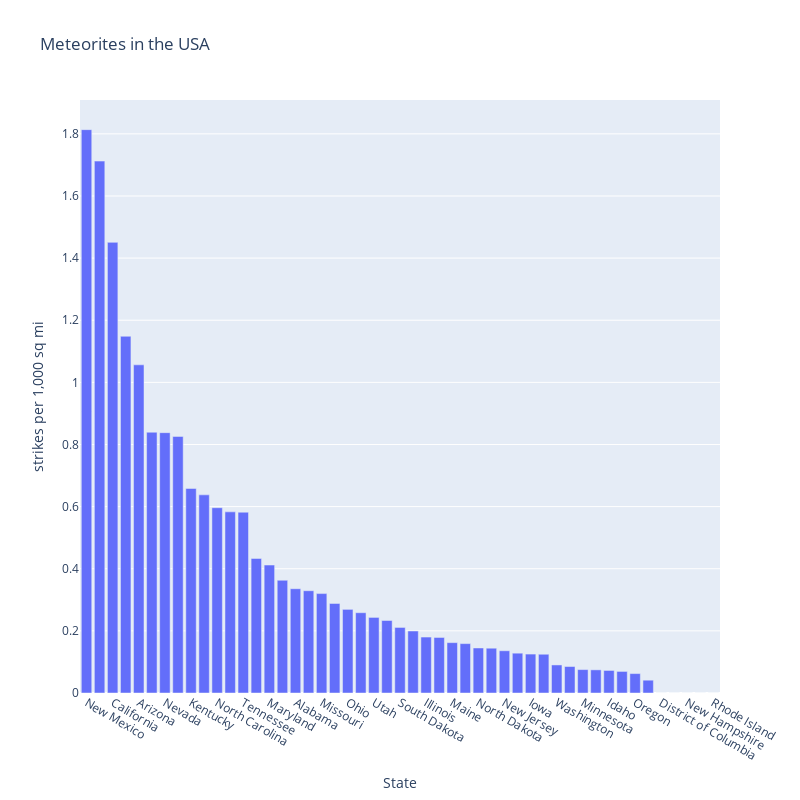

The notebook cell saved with this chart:
### Markdown cell above
### Step 9: State Conclusions
Now that your analysis is complete, you can state your conclusions, and throw in any interesting charts you can think of. 

Based on this analysis, New Mexico, Kansas, California, Texas, and Arizona, are the best states to look for meteorites. The commonality of finding meteorite strikes in arid regions is clear (even in California, most strikes are in the southern part of the state, if you inspect our map from before). This implies that finding an arid and empty part of one of these states will be your best bet to find meteorites.

I'll create a final plot using plotly to summarize the findings visually.

### Code cell
import plotly.express as px
 
fig=px.bar(meteorite_counts,y="strikes per 1,000 sq mi",title="Meteorites in the USA",
    labels={"no of strikes":"Number of Strikes","NAME":"State"},hover_data={"no of strikes":True},width=800,height=800)
 
fig.show()
#fig.write_html('nc-blog-examples/data-outputs/us-meteor-strikes.html', auto_open=False)

### Figure 1 — Plotly figure (JSON) as saved in the notebook; plotly's stock layout.template omitted (floating-point values rounded to 4 significant figures)
{"data": [{"alignmentgroup": "True", "customdata": [[220], [140], [226], [300], [120], [87], [92], [4], [26], [49], [29], [40], [24], [25], [4], [13], [17], [13], [22], [15], [11], [14], [20], [11], [16], [6], [10], [8], [5], [9], [10], [14], [1], [1], [7], [3], [6], [4], [6], [4], [6], [3], [6], [6], [0], [0], [0], [0], [0]], "hovertemplate": "State=%{x}<br>strikes per 1,000 sq mi=%{y}<br>Number of Strikes=%{customdata[0]}<extra></extra>", "legendgroup": "", "marker": {"color": "#636efa", "pattern": {"shape": ""}}, "name": "", "offsetgroup": "", "orientation": "v", "showlegend": false, "textposition": "auto", "type": "bar", "x": ["New Mexico", "Kansas", "California", "Texas", "Arizona", "Colorado", "Nevada", "Connecticut", "Kentucky", "Nebraska", "North Carolina", "Oklahoma", "Tennessee", "Georgia", "Maryland", "Indiana", "Alabama", "Virginia", "Missouri", "Arkansas", "Ohio", "Wisconsin", "Utah", "New York", "South Dakota", "South Carolina", "Illinois", "Pennsylvania", "Maine", "Michigan", "North Dakota", "Wyoming", "New Jersey", "Massachusetts", "Iowa", "West Virginia", "Washington", "Mississippi", "Minnesota", "Florida", "Idaho", "Louisiana", "Oregon", "Montana", "District of Columbia", "Vermont", "New Hampshire", "Delaware", "Rhode Island"], "xaxis": "x", "y": [1.814, 1.712, 1.451, 1.148, 1.056, 0.8395, 0.838, 0.826, 0.6584, 0.6379, 0.5965, 0.5831, 0.582, 0.4332, 0.4119, 0.3629, 0.3357, 0.3293, 0.32, 0.2883, 0.2692, 0.2585, 0.2433, 0.2334, 0.2111, 0.1996, 0.1801, 0.1788, 0.1621, 0.159, 0.1449, 0.1442, 0.136, 0.1282, 0.1253, 0.1248, 0.09029, 0.08524, 0.07535, 0.07456, 0.0726, 0.06944, 0.06251, 0.04122, 0, 0, 0, 0, 0], "yaxis": "y"}], "layout": {"barmode": "relative", "height": 800, "legend": {"tracegroupgap": 0}, "title": {"text": "Meteorites in the USA"}, "width": 800, "xaxis": {"anchor": "y", "domain": [0, 1], "title": {"text": "State"}}, "yaxis": {"anchor": "x", "domain": [0, 1], "title": {"text": "strikes per 1,000 sq mi"}}}}
